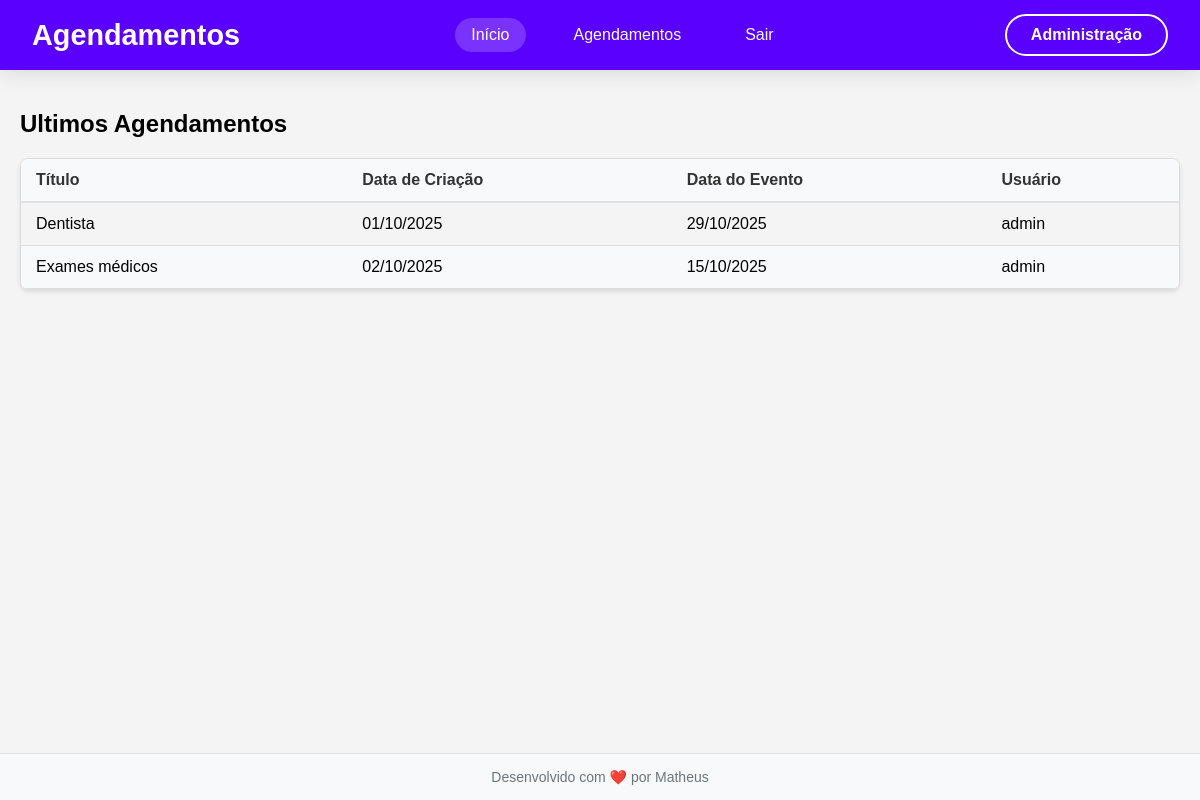
The page /agenda/ (signed in) on the database its author committed.
### core/models.py (models this page shows, shortened)
class Evento(models.Model):
    titulo = models.CharField(max_length=100)
    descricao = models.TextField(blank=True, null=True)
    data_evento = models.DateTimeField(verbose_name='Data do Evento') ## verbose_name altera o nome do campo na interface de admin
    data_criacao = models.DateTimeField(auto_now=True, verbose_name='Data de Criação')
    usuario = models.ForeignKey(User, on_delete=models.CASCADE)  ## CASCADE deleta todos os eventos do usuario se o usuario for deletado
    class Meta:
        db_table = 'evento'
    def get_data_evento(self):
        return self.data_evento.strftime('%d/%m/%Y')
    def get_data_criacao(self):
        return self.data_criacao.strftime('%d/%m/%Y')

### core/views.py (the view)
# urls.py: path('agenda/', views.lista_eventos),  ## Inclui as urls do app core
@login_required(login_url='/login/')
def lista_eventos(request):
    usuario = request.user
    eventos = Evento.objects.filter(usuario=usuario)
    dados = {'eventos': eventos}  ## Cria um dicionario com os eventos
    return render(request, 'agenda.html', dados)  ## Renderiza o template agenda.html

### templates/agenda.html (shortened to what this page needs)
{% include 'models/header.html' %}
<div class="container">
  <h2>Ultimos Agendamentos</h2>
  <div class="table-container">
    <table>
      <thead>
        <tr>
          <th>Título</th>
          <th>Data de Criação</th>
          <th>Data do Evento</th>
          <th>Usuário</th>
        </tr>
      </thead>
      <tbody>
        {% for evento in eventos %}
        <tr>
          <td>{{ evento.titulo }}</td>
          <td>{{ evento.get_data_criacao }}</td>
          <td>{{ evento.get_data_evento }}</td>
          <td>{{ evento.usuario }}</td>
        </tr>
        {% endfor %}
      </tbody>
    </table>
  </div>
</div>
{% include 'models/footer.html' %}

### templates/models/header.html (style rules this page uses)
* { margin: 0; padding: 0; box-sizing: border-box; }
body { font-family: Arial, sans-serif; margin: 0; background-color: #f4f4f4; }
.container { max-width: 1200px; margin: 20px auto; padding: 20px; border-radius: 8px; }
.table-container { margin: 20px 0; overflow-x: auto; border: 1px solid #ddd; border-radius: 8px; box-shadow: 0 2px 4px rgba(0, 0, 0, 0.1); }
table { width: 100%; border-collapse: collapse; min-width: 600px; }
th, td { padding: 12px 15px; text-align: left; border-bottom: 1px solid #ddd; }
th { background-color: #f8f9fa; font-weight: bold; color: #333; border-bottom: 2px solid #dee2e6; }
tr:nth-child(even) { background-color: #f8f9fa; }
thead { position: sticky; top: 0; background-color: #f8f9fa; }

### rows shown on the page
Evento: titulo "Dentista", get_data_criacao "01/10/2025", get_data_evento "29/10/2025", usuario "admin"
Evento: titulo "Exames médicos", get_data_criacao "02/10/2025", get_data_evento "15/10/2025", usuario "admin"
